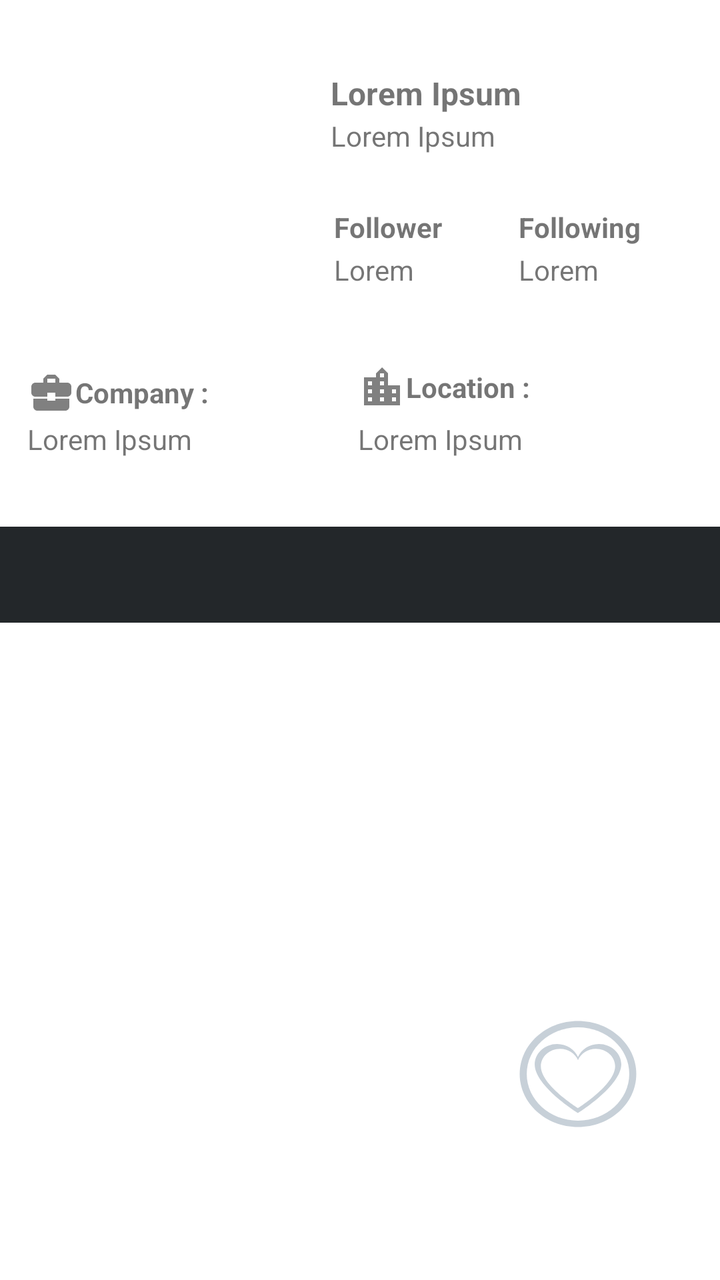
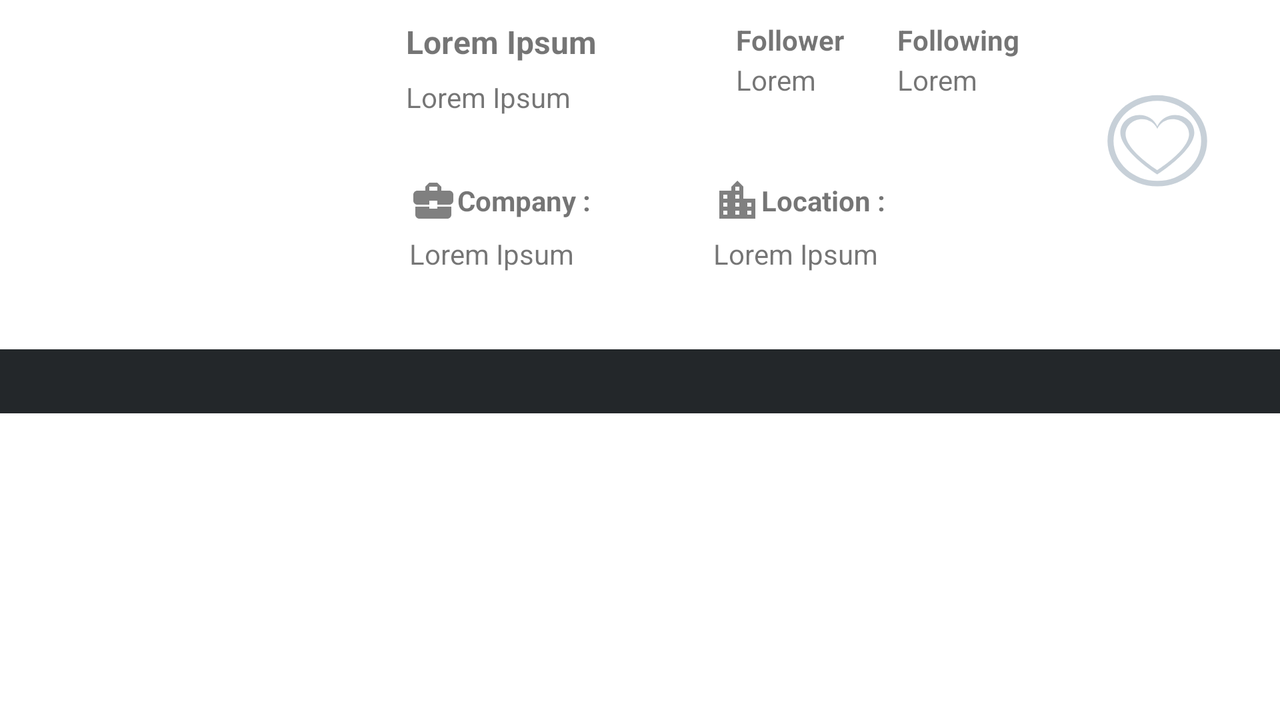

First picture: res/layout/ on a phone held upright. Second picture: the repository's own variant of that layout, on a device whose configuration matches the variant's folder. Source for both follows.
<!-- AndroidManifest.xml: application theme Theme.Submission3 -->
<!-- res/layout/activity_detail.xml -->
<?xml version="1.0" encoding="utf-8"?>
<androidx.constraintlayout.widget.ConstraintLayout xmlns:android="http://schemas.android.com/apk/res/android"
    xmlns:app="http://schemas.android.com/apk/res-auto"
    xmlns:tools="http://schemas.android.com/tools"
    android:layout_width="match_parent"
    android:layout_height="match_parent"
    tools:context=".activity.DetailActivity">

    <TextView
        android:id="@+id/tvd_location_input"
        android:layout_width="151dp"
        android:layout_height="50dp"
        android:textStyle="normal"
        app:layout_constraintBottom_toBottomOf="parent"
        app:layout_constraintEnd_toEndOf="@+id/tvd_location"
        app:layout_constraintHorizontal_bias="0.0"
        app:layout_constraintStart_toStartOf="@+id/tvd_location"
        app:layout_constraintTop_toTopOf="parent"
        app:layout_constraintVertical_bias="0.356"
        tools:text="Lorem Ipsum" />

    <TextView
        android:id="@+id/tvd_location"
        android:layout_width="wrap_content"
        android:layout_height="wrap_content"
        android:layout_marginStart="8dp"
        android:gravity="center"
        android:text="@string/location"
        android:textStyle="bold"
        app:drawableLeftCompat="@drawable/ic_location"
        app:layout_constraintBottom_toBottomOf="parent"
        app:layout_constraintEnd_toEndOf="parent"
        app:layout_constraintHorizontal_bias="0.643"
        app:layout_constraintStart_toStartOf="parent"
        app:layout_constraintTop_toTopOf="parent"
        app:layout_constraintVertical_bias="0.295" />

    <TextView
        android:id="@+id/tvd_company"
        android:layout_width="wrap_content"
        android:layout_height="wrap_content"
        android:layout_marginStart="8dp"
        android:gravity="center"
        android:text="@string/company"
        android:textStyle="bold"
        app:layout_constraintBottom_toBottomOf="parent"
        app:layout_constraintEnd_toEndOf="parent"
        app:layout_constraintHorizontal_bias="0.022"
        app:layout_constraintStart_toStartOf="parent"
        app:layout_constraintTop_toTopOf="parent"
        app:layout_constraintVertical_bias="0.299"
        app:drawableLeftCompat="@drawable/ic_company" />

    <TextView
        android:id="@+id/tvd_company_input"
        android:layout_width="151dp"
        android:layout_height="50dp"
        android:textStyle="normal"
        app:layout_constraintBottom_toBottomOf="parent"
        app:layout_constraintEnd_toEndOf="@+id/tvd_company"
        app:layout_constraintHorizontal_bias="0.0"
        app:layout_constraintStart_toStartOf="@+id/tvd_company"
        app:layout_constraintTop_toTopOf="parent"
        app:layout_constraintVertical_bias="0.356"
        tools:text="Lorem Ipsum" />

    <TextView
        android:id="@+id/tvd_following_input"
        style="@style/topDStyle"
        android:textAlignment="textStart"
        app:layout_constraintBottom_toBottomOf="parent"
        app:layout_constraintEnd_toEndOf="@+id/tvd_following"
        app:layout_constraintHorizontal_bias="0.894"
        app:layout_constraintStart_toStartOf="@+id/tvd_following"
        app:layout_constraintTop_toTopOf="parent"
        app:layout_constraintVertical_bias="0.202"
        tools:text="Lorem Ipsum" />

    <TextView
        android:id="@+id/tvd_followers_input"
        style="@style/topDStyle"
        android:textAlignment="textStart"
        app:layout_constraintBottom_toBottomOf="parent"
        app:layout_constraintEnd_toEndOf="@+id/tvd_followers"
        app:layout_constraintHorizontal_bias="0.564"
        app:layout_constraintStart_toStartOf="@+id/tvd_followers"
        app:layout_constraintTop_toTopOf="parent"
        app:layout_constraintVertical_bias="0.202"
        tools:text="Lorem Ipsum" />

    <TextView
        android:id="@+id/tvd_followers"
        style="@style/topDStyle"
        android:layout_marginStart="8dp"
        android:text="@string/follower"
        android:textAlignment="textStart"
        android:textStyle="bold"
        app:layout_constraintBottom_toBottomOf="parent"
        app:layout_constraintEnd_toEndOf="parent"
        app:layout_constraintHorizontal_bias="0.564"
        app:layout_constraintStart_toStartOf="parent"
        app:layout_constraintTop_toTopOf="parent"
        app:layout_constraintVertical_bias="0.168" />

    <TextView
        android:id="@+id/tvd_following"
        style="@style/topDStyle"
        android:text="@string/following"
        android:textAlignment="textStart"
        android:textStyle="bold"
        app:layout_constraintBottom_toBottomOf="parent"
        app:layout_constraintEnd_toEndOf="parent"
        app:layout_constraintHorizontal_bias="0.894"
        app:layout_constraintStart_toStartOf="parent"
        app:layout_constraintTop_toTopOf="parent"
        app:layout_constraintVertical_bias="0.168" />

    <TextView
        android:id="@+id/tvd_name"
        android:layout_width="178dp"
        android:layout_height="21dp"
        android:foregroundGravity="left"
        android:gravity="left"
        app:layout_constraintBottom_toBottomOf="parent"
        app:layout_constraintEnd_toEndOf="@+id/tvd_username"
        app:layout_constraintHorizontal_bias="0.841"
        app:layout_constraintStart_toStartOf="@+id/tvd_username"
        app:layout_constraintTop_toTopOf="parent"
        app:layout_constraintVertical_bias="0.094"
        tools:text="Lorem Ipsum" />

    <TextView
        android:id="@+id/tvd_username"
        android:layout_width="178dp"
        android:layout_height="26dp"
        android:foregroundGravity="left"
        android:gravity="left"
        android:textSize="16sp"
        android:textStyle="bold"
        app:layout_constraintBottom_toBottomOf="parent"
        app:layout_constraintEnd_toEndOf="parent"
        app:layout_constraintHorizontal_bias="0.579"
        app:layout_constraintStart_toEndOf="@+id/iv_avatar"
        app:layout_constraintTop_toTopOf="parent"
        app:layout_constraintVertical_bias="0.058"
        tools:text="Lorem Ipsum" />

    <ImageView
        android:id="@+id/iv_avatar"
        android:layout_width="130dp"
        android:layout_height="130dp"
        app:layout_constraintBottom_toBottomOf="parent"
        app:layout_constraintEnd_toEndOf="parent"
        app:layout_constraintHorizontal_bias="0.053"
        app:layout_constraintStart_toStartOf="parent"
        app:layout_constraintTop_toTopOf="parent"
        app:layout_constraintVertical_bias="0.056"
        tools:srcCompat="@tools:sample/avatars" />

    <com.google.android.material.tabs.TabLayout
        android:id="@+id/tabs"
        android:layout_width="match_parent"
        android:layout_height="wrap_content"
        android:background="?attr/colorPrimary"
        app:layout_constraintBottom_toBottomOf="parent"
        app:layout_constraintEnd_toEndOf="parent"
        app:layout_constraintHorizontal_bias="0.0"
        app:layout_constraintStart_toStartOf="parent"
        app:layout_constraintTop_toTopOf="parent"
        app:layout_constraintVertical_bias="0.445"
        app:tabTextColor="@android:color/white"
        tools:ignore="SpeakableTextPresentCheck" />

    <androidx.viewpager2.widget.ViewPager2
        android:id="@+id/view_pager"
        android:layout_width="0dp"
        android:layout_height="367dp"
        android:layout_marginTop="20dp"
        app:layout_constraintEnd_toEndOf="parent"
        app:layout_constraintHorizontal_bias="0.0"
        app:layout_constraintStart_toStartOf="parent"
        app:layout_constraintTop_toBottomOf="@+id/tabs" />

    <ToggleButton
        android:id="@+id/toggleButton5"
        android:layout_width="110dp"
        android:layout_height="100dp"
        android:layout_marginEnd="16dp"
        android:animationCache="false"
        android:background="@drawable/fav_toggle"
        android:focusable="false"
        android:focusableInTouchMode="false"
        android:minWidth="0dp"
        android:minHeight="0dp"
        android:padding="2dp"
        android:textOff=""
        android:textOn=""
        app:layout_constraintBottom_toBottomOf="parent"
        app:layout_constraintEnd_toEndOf="parent"
        app:layout_constraintHorizontal_bias="1.0"
        app:layout_constraintStart_toStartOf="parent"
        app:layout_constraintTop_toTopOf="parent"
        app:layout_constraintVertical_bias="0.912" />

    <ProgressBar
        android:id="@+id/progressBarDetail"
        style="?android:attr/progressBarStyle"
        android:layout_width="wrap_content"
        android:layout_height="wrap_content"
        app:layout_constraintBottom_toBottomOf="parent"
        app:layout_constraintEnd_toEndOf="parent"
        app:layout_constraintHorizontal_bias="0.498"
        app:layout_constraintStart_toStartOf="parent"
        app:layout_constraintTop_toTopOf="parent"
        app:layout_constraintVertical_bias="0.221"
        android:visibility="gone"/>


</androidx.constraintlayout.widget.ConstraintLayout>
<!-- resources referenced by this layout -->
<resources>
  <!-- drawable fav_toggle (drawable) -->
  <?xml version="1.0" encoding="utf-8"?>
  <selector xmlns:android="http://schemas.android.com/apk/res/android">
      <item
          android:drawable="@drawable/ic_loveon_gray"
          android:state_checked="true"/>
      <item
          android:drawable="@drawable/ic_loveoff_gray"
          android:state_checked="false"/>
  
  </selector>
  <!-- drawable ic_company (drawable) -->
  <vector android:alpha="0.85" android:height="24dp"
      android:tint="#696969" android:viewportHeight="24"
      android:viewportWidth="24" android:width="24dp" xmlns:android="http://schemas.android.com/apk/res/android">
      <path android:fillColor="@android:color/white" android:pathData="M10,16v-1L3.01,15L3,19c0,1.11 0.89,2 2,2h14c1.11,0 2,-0.89 2,-2v-4h-7v1h-4zM20,7h-4.01L15.99,5l-2,-2h-4l-2,2v2L4,7c-1.1,0 -2,0.9 -2,2v3c0,1.11 0.89,2 2,2h6v-2h4v2h6c1.1,0 2,-0.9 2,-2L22,9c0,-1.1 -0.9,-2 -2,-2zM14,7h-4L10,5h4v2z"/>
  </vector>
  <!-- drawable ic_location (drawable) -->
  <vector android:alpha="0.85" android:height="24dp"
      android:tint="#696969" android:viewportHeight="24"
      android:viewportWidth="24" android:width="24dp" xmlns:android="http://schemas.android.com/apk/res/android">
      <path android:fillColor="@android:color/white" android:pathData="M15,11L15,5l-3,-3 -3,3v2L3,7v14h18L21,11h-6zM7,19L5,19v-2h2v2zM7,15L5,15v-2h2v2zM7,11L5,11L5,9h2v2zM13,19h-2v-2h2v2zM13,15h-2v-2h2v2zM13,11h-2L11,9h2v2zM13,7h-2L11,5h2v2zM19,19h-2v-2h2v2zM19,15h-2v-2h2v2z"/>
  </vector>
  <string name="company">Company :</string>
  <string name="follower">Follower</string>
  <string name="following">Following</string>
  <string name="location">Location :</string>
  <style name="topDStyle">
          <item name="android:layout_width">70dp</item>
          <item name="android:layout_height">20dp</item>
      </style>
  <style name="Theme.Submission3" parent="Theme.MaterialComponents.DayNight.DarkActionBar">
          
          <item name="colorPrimary">@color/dark1</item>
          <item name="colorPrimaryVariant">@color/dark2</item>
          <item name="colorOnPrimary">@color/white</item>
          
          <item name="colorSecondary">@color/teal_200</item>
          <item name="colorSecondaryVariant">@color/teal_700</item>
          <item name="colorOnSecondary">@color/black</item>
          
          <item name="android:statusBarColor" tools:targetApi="l">?attr/colorPrimaryVariant</item>
          
      </style>
  <color name="dark1">#23272A</color>
  <color name="dark2">#2C2F33</color>
  <color name="white">#FFFFFFFF</color>
  <color name="teal_200">#FF03DAC5</color>
  <color name="teal_700">#FF018786</color>
  <color name="black">#FF000000</color>
</resources>
<!-- res/layout-land/activity_detail.xml (the repository's variant of the layout above) -->
<!-- drawn on the phone turned sideways -->
<?xml version="1.0" encoding="utf-8"?>
<androidx.constraintlayout.widget.ConstraintLayout xmlns:android="http://schemas.android.com/apk/res/android"
    xmlns:app="http://schemas.android.com/apk/res-auto"
    xmlns:tools="http://schemas.android.com/tools"
    android:layout_width="match_parent"
    android:layout_height="match_parent"
    tools:context=".activity.DetailActivity">

    <TextView
        android:id="@+id/tvd_location_input"
        android:layout_width="151dp"
        android:layout_height="50dp"
        android:textStyle="normal"
        app:layout_constraintBottom_toBottomOf="parent"
        app:layout_constraintEnd_toEndOf="@+id/tvd_location"
        app:layout_constraintHorizontal_bias="0.0"
        app:layout_constraintStart_toStartOf="@+id/tvd_location"
        app:layout_constraintTop_toTopOf="parent"
        app:layout_constraintVertical_bias="0.379"
        tools:text="Lorem Ipsum" />

    <TextView
        android:id="@+id/tvd_location"
        android:layout_width="wrap_content"
        android:layout_height="wrap_content"
        android:gravity="center"
        android:text="@string/location"
        android:textStyle="bold"
        app:drawableLeftCompat="@drawable/ic_location"
        app:layout_constraintBottom_toBottomOf="parent"
        app:layout_constraintEnd_toEndOf="parent"
        app:layout_constraintHorizontal_bias="0.237"
        app:layout_constraintStart_toEndOf="@+id/tvd_company"
        app:layout_constraintTop_toTopOf="parent"
        app:layout_constraintVertical_bias="0.263" />

    <TextView
        android:id="@+id/tvd_company"
        android:layout_width="wrap_content"
        android:layout_height="wrap_content"
        android:gravity="center"
        android:text="@string/company"
        android:textStyle="bold"
        app:drawableLeftCompat="@drawable/ic_company"
        app:layout_constraintBottom_toBottomOf="parent"
        app:layout_constraintEnd_toEndOf="parent"
        app:layout_constraintHorizontal_bias="0.157"
        app:layout_constraintStart_toEndOf="@+id/iv_avatar"
        app:layout_constraintTop_toTopOf="parent"
        app:layout_constraintVertical_bias="0.263" />

    <TextView
        android:id="@+id/tvd_company_input"
        android:layout_width="151dp"
        android:layout_height="50dp"
        android:textStyle="normal"
        app:layout_constraintBottom_toBottomOf="parent"
        app:layout_constraintEnd_toEndOf="@+id/tvd_company"
        app:layout_constraintHorizontal_bias="0.0"
        app:layout_constraintStart_toStartOf="@+id/tvd_company"
        app:layout_constraintTop_toTopOf="parent"
        app:layout_constraintVertical_bias="0.379"
        tools:text="Lorem Ipsum" />

    <TextView
        android:id="@+id/tvd_following_input"
        style="@style/topDStyle"
        android:textAlignment="textStart"
        app:layout_constraintBottom_toBottomOf="parent"
        app:layout_constraintEnd_toEndOf="@+id/tvd_following"
        app:layout_constraintHorizontal_bias="0.723"
        app:layout_constraintStart_toStartOf="@+id/tvd_following"
        app:layout_constraintTop_toTopOf="parent"
        app:layout_constraintVertical_bias="0.089"
        tools:text="Lorem Ipsum" />

    <TextView
        android:id="@+id/tvd_followers_input"
        style="@style/topDStyle"
        android:textAlignment="textStart"
        app:layout_constraintBottom_toBottomOf="parent"
        app:layout_constraintEnd_toEndOf="@+id/tvd_followers"
        app:layout_constraintHorizontal_bias="0.592"
        app:layout_constraintStart_toStartOf="@+id/tvd_followers"
        app:layout_constraintTop_toTopOf="parent"
        app:layout_constraintVertical_bias="0.089"
        tools:text="Lorem Ipsum" />

    <TextView
        android:id="@+id/tvd_followers"
        style="@style/topDStyle"
        android:text="@string/follower"
        android:textAlignment="textStart"
        android:textStyle="bold"
        app:layout_constraintBottom_toBottomOf="parent"
        app:layout_constraintEnd_toEndOf="parent"
        app:layout_constraintHorizontal_bias="0.069"
        app:layout_constraintStart_toEndOf="@+id/tvd_username"
        app:layout_constraintTop_toTopOf="parent"
        app:layout_constraintVertical_bias="0.03" />

    <TextView
        android:id="@+id/tvd_following"
        style="@style/topDStyle"
        android:text="@string/following"
        android:textAlignment="textStart"
        android:textStyle="bold"
        app:layout_constraintBottom_toBottomOf="parent"
        app:layout_constraintEnd_toEndOf="parent"
        app:layout_constraintHorizontal_bias="0.08"
        app:layout_constraintStart_toEndOf="@+id/tvd_followers"
        app:layout_constraintTop_toTopOf="parent"
        app:layout_constraintVertical_bias="0.03" />

    <TextView
        android:id="@+id/tvd_name"
        android:layout_width="150dp"
        android:layout_height="wrap_content"
        android:foregroundGravity="left"
        android:gravity="left"
        app:layout_constraintBottom_toBottomOf="parent"
        app:layout_constraintEnd_toEndOf="@+id/tvd_username"
        app:layout_constraintHorizontal_bias="0.387"
        app:layout_constraintStart_toStartOf="@+id/tvd_username"
        app:layout_constraintTop_toTopOf="parent"
        app:layout_constraintVertical_bias="0.114"
        tools:text="Lorem Ipsum" />

    <TextView
        android:id="@+id/tvd_username"
        android:layout_width="150dp"
        android:layout_height="wrap_content"
        android:foregroundGravity="left"
        android:gravity="left"
        android:textSize="16sp"
        android:textStyle="bold"
        app:layout_constraintBottom_toBottomOf="parent"
        app:layout_constraintEnd_toEndOf="parent"
        app:layout_constraintHorizontal_bias="0.178"
        app:layout_constraintStart_toEndOf="@+id/iv_avatar"
        app:layout_constraintTop_toTopOf="parent"
        app:layout_constraintVertical_bias="0.03"
        tools:text="Lorem Ipsum" />

    <ImageView
        android:id="@+id/iv_avatar"
        android:layout_width="122dp"
        android:layout_height="137dp"
        app:layout_constraintBottom_toBottomOf="parent"
        app:layout_constraintEnd_toEndOf="parent"
        app:layout_constraintHorizontal_bias="0.036"
        app:layout_constraintStart_toStartOf="parent"
        app:layout_constraintTop_toTopOf="parent"
        app:layout_constraintVertical_bias="0.058"
        tools:srcCompat="@tools:sample/avatars" />

    <com.google.android.material.tabs.TabLayout
        android:id="@+id/tabs"
        android:layout_width="0dp"
        android:layout_height="32dp"
        android:background="?attr/colorPrimary"
        app:layout_constraintBottom_toBottomOf="parent"
        app:layout_constraintEnd_toEndOf="parent"
        app:layout_constraintHorizontal_bias="0.0"
        app:layout_constraintStart_toStartOf="parent"
        app:layout_constraintTop_toTopOf="parent"
        app:layout_constraintVertical_bias="0.533"
        app:tabTextColor="@android:color/white"
        tools:ignore="SpeakableTextPresentCheck" />

    <androidx.viewpager2.widget.ViewPager2
        android:id="@+id/view_pager"
        android:layout_width="0dp"
        android:layout_height="236dp"
        android:layout_marginTop="80dp"
        app:layout_constraintBottom_toBottomOf="parent"
        app:layout_constraintEnd_toEndOf="parent"
        app:layout_constraintHorizontal_bias="0.0"
        app:layout_constraintStart_toStartOf="parent"
        app:layout_constraintTop_toBottomOf="@+id/tabs"
        app:layout_constraintVertical_bias="0.404" />

    <ProgressBar
        android:id="@+id/progressBarDetail"
        style="?android:attr/progressBarStyle"
        android:layout_width="wrap_content"
        android:layout_height="wrap_content"
        android:visibility="gone"
        app:layout_constraintBottom_toBottomOf="parent"
        app:layout_constraintEnd_toEndOf="parent"
        app:layout_constraintHorizontal_bias="0.508"
        app:layout_constraintStart_toStartOf="parent"
        app:layout_constraintTop_toTopOf="parent"
        app:layout_constraintVertical_bias="0.192" />

    <ToggleButton
        android:id="@+id/toggleButton5"
        android:layout_width="94dp"
        android:layout_height="86dp"
        android:layout_marginTop="32dp"
        android:animationCache="false"
        android:background="@drawable/fav_toggle"
        android:focusable="false"
        android:focusableInTouchMode="false"
        android:minWidth="0dp"
        android:minHeight="0dp"
        android:padding="2dp"
        android:textOff=""
        android:textOn=""
        app:layout_constraintEnd_toEndOf="parent"
        app:layout_constraintHorizontal_bias="0.974"
        app:layout_constraintStart_toStartOf="parent"
        app:layout_constraintTop_toTopOf="parent" />

</androidx.constraintlayout.widget.ConstraintLayout>
